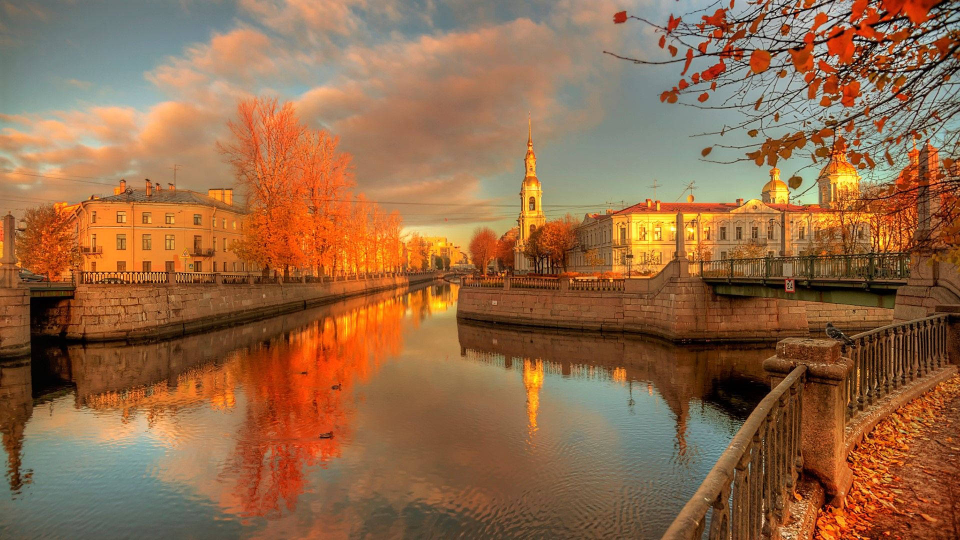
#> input picture petersburg.jpg, 1920 x 1080 px, found by its file name (shown at 1/2 size)
$ python Skeletonization.py
#> lines starting #> are read from the running program, lines starting #| are printed output that depends on the picture; after the words box and inside, x2 and y2 are one past the last pixel; in counts of white or black regions, pixels touching at a corner belong together
import cv2
import numpy as np
# Purpose: To reduce an object to a 1 pixel thick line while preserving its general shape and connections (topology).

# Mathematically, this process is usually done as follows:
# We shrink the object by performing continuous erosion.

# At each erosion step, we note the critical pieces (skeletal pieces) that will be lost, using Opening and Subtraction.

# Finally, when we combine these noted pieces, the skeleton emerges.

# Areas of use: Character Recognition (OCR), Fingerprint Analysis and Data Compression

image = cv2.imread('petersburg.jpg', 0)
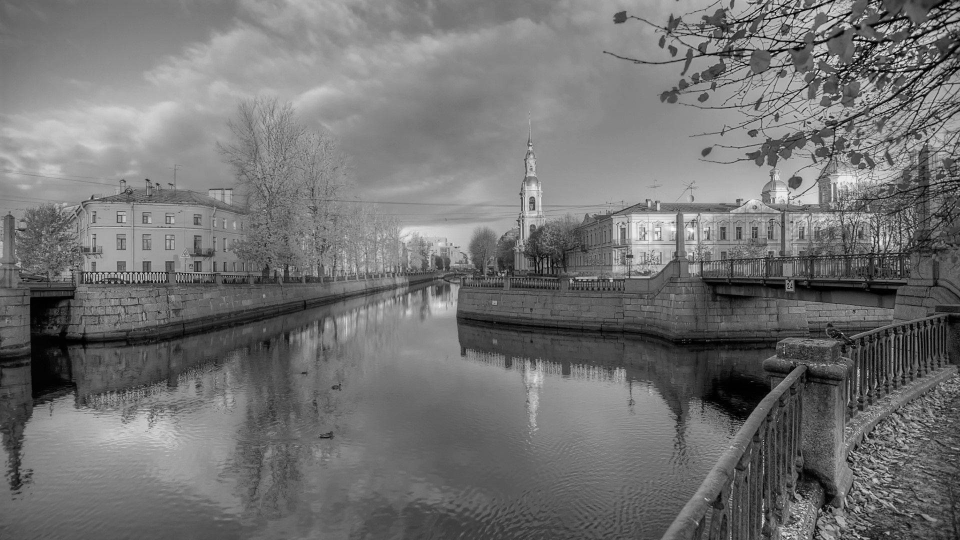
#> image: shape (1080, 1920) (shown at 1/2 size); min 0, max 255, mean 114.3
image=cv2.resize(image,(500,500))
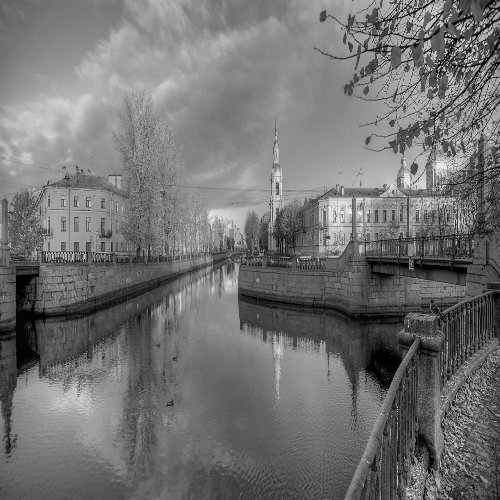
#> image: shape (500, 500); min 0, max 248, mean 114.1

# For skeleton extraction, the image must be completely black and completely white (0 and 255).
# We guarantee this with the Threshold operation.
ret,  image= cv2.threshold(image, 127, 255, 0)
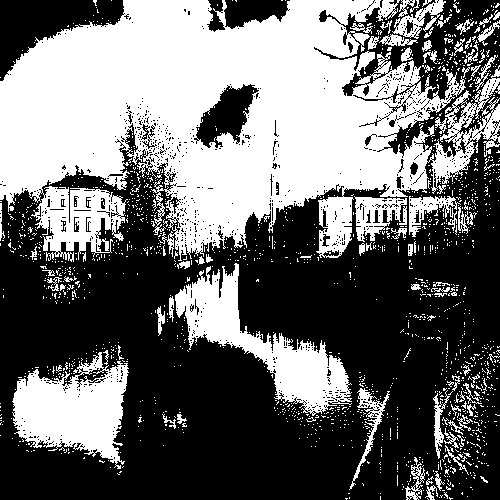
#> image: shape (500, 500); 42.9% white; 1616 white regions (1528 under 20 px), largest, box (x1, y1, x2, y2) and area: (0, 0, 500, 262) 78644, (175, 263, 352, 416) 8328, (12, 352, 129, 469) 7821

# We create a blank (black) canvas where the skeleton will accumulate.
size = np.size(image)
#> size = 250000
skeleton = np.zeros(image.shape, np.uint8)

# Using a cross-shaped (+) kernel makes the skeleton appear smoothe

kernel = cv2.getStructuringElement(cv2.MORPH_CROSS, (3, 3))


while True:
    # Step A: Perform Opening (Noise-free version)
    opening = cv2.morphologyEx(image, cv2.MORPH_OPEN, kernel)

    # Step B: Subtract the opening result from the original
    # This process yields the skeleton fragment that would be lost through erosion
    temp = cv2.subtract(image, opening)

    # Step C: Add the found piece to the main skeleton image
    # The Bitwise OR operation acts as an "addition/combination"
    skeleton = cv2.bitwise_or(skeleton, temp)

    # Step D: Etch the image (Peel off one layer)
    image = cv2.erode(image, kernel)

    # Step E: If there are no white pixels left in the image, end the loop
    if cv2.countNonZero(image) == 0:
        break
#> this loop made 72 passes
#> pass 1, `opening = cv2.morphologyEx(image, cv2.MORPH_OPEN, kernel)`:
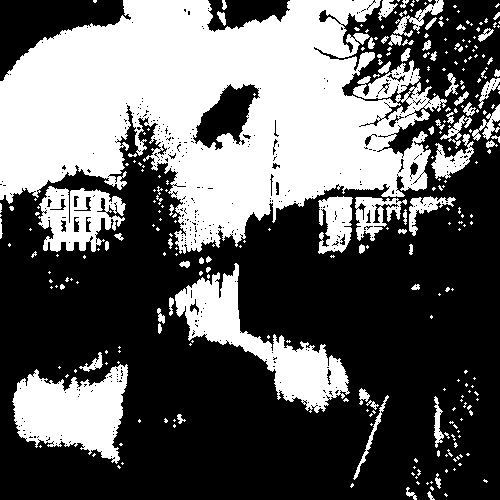
#> opening: shape (500, 500); 38.3% white; 288 white regions (217 under 20 px), largest, box (x1, y1, x2, y2) and area: (0, 0, 447, 254) 66926, (175, 263, 350, 413) 7691, (12, 364, 128, 464) 7143
#> pass 1, `temp = cv2.subtract(image, opening)`:
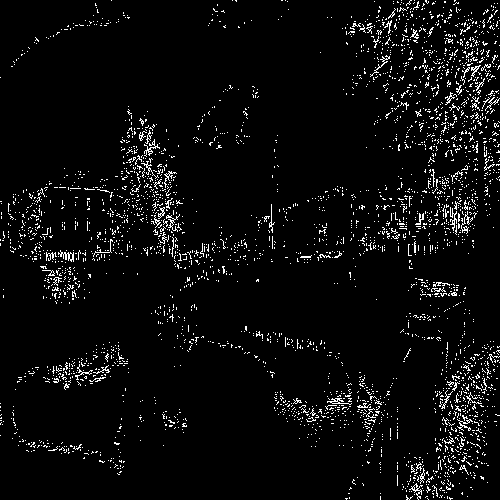
#> temp: shape (500, 500); 4.6% white in thin lines or dots
#> pass 1, `image = cv2.erode(image, kernel)`:
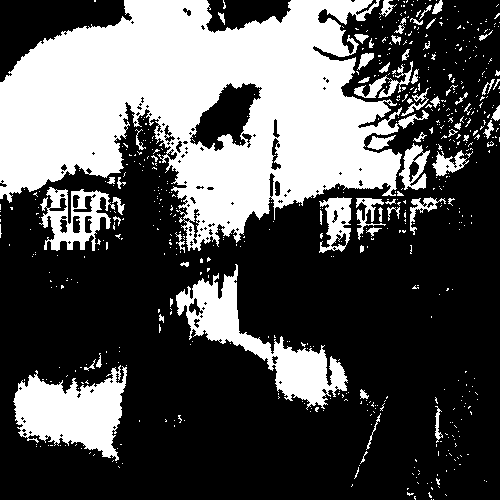
#> image: shape (500, 500); 33% white; 617 white regions (552 under 20 px), largest, box (x1, y1, x2, y2) and area: (0, 0, 429, 251) 59144, (176, 264, 348, 410) 6505, (13, 365, 127, 461) 6340
#> after the loop: image: shape (500, 500); every value is 0
#> after the loop:
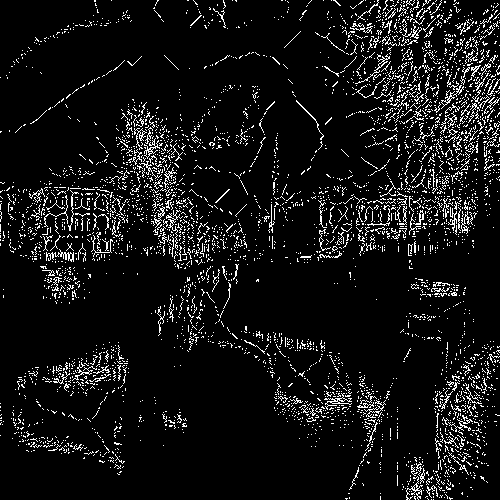
#> skeleton: shape (500, 500); 7.8% white in thin lines or dots

cv2.imshow("Skeleton", skeleton)
cv2.waitKey(0)
cv2.destroyAllWindows()
